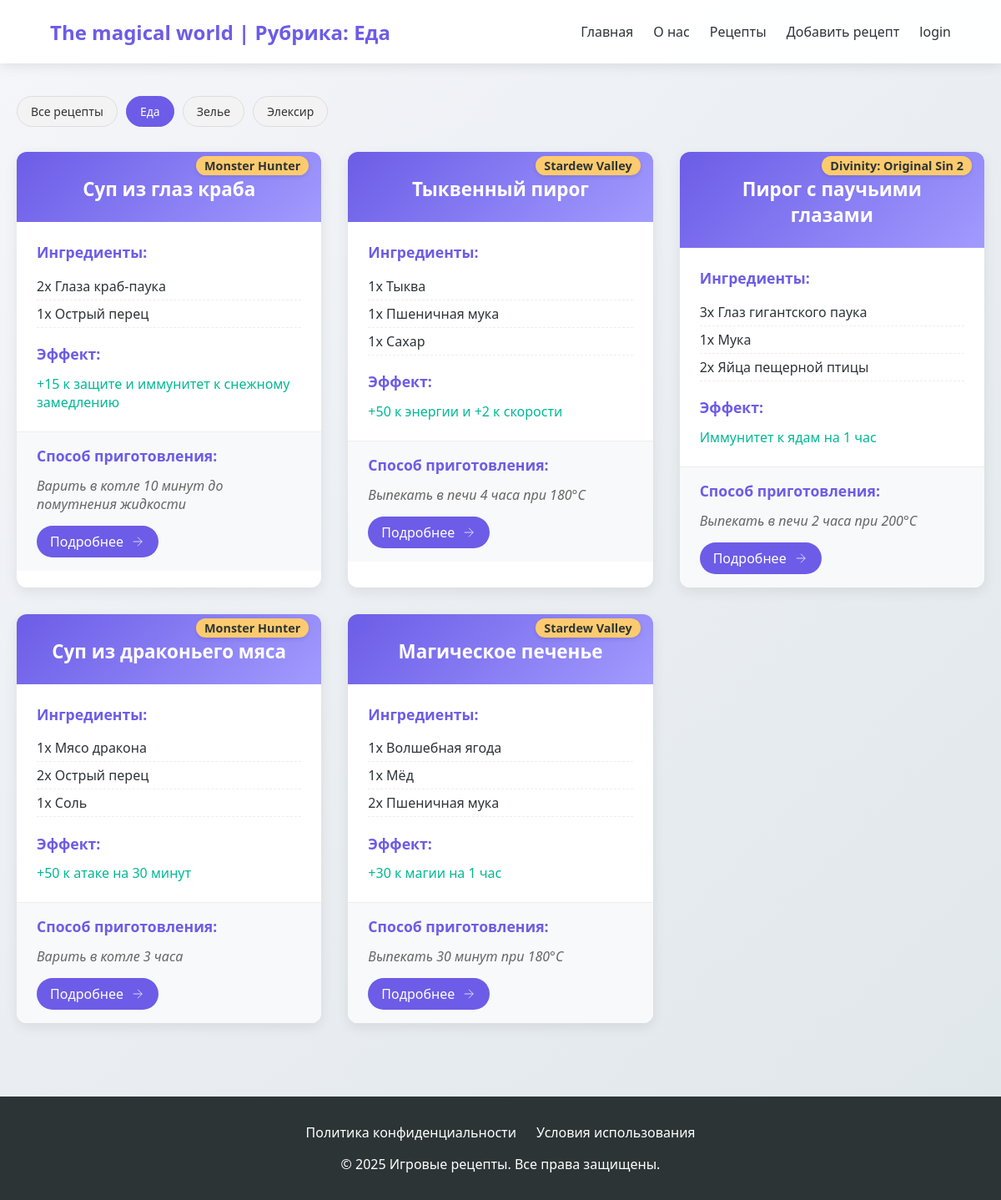
/category/Eat/, run on the app's committed database.
### star/models.py (models this page shows, shortened)
class Category(models.Model):
    name = models.CharField(max_length=255, db_index=True, verbose_name = 'Категория')
    slug = models.SlugField(max_length=100, unique=True, db_index=True)
    class Meta:
        verbose_name = 'Категории'
        verbose_name_plural = 'Категории'
    def get_absolute_url(self):
         return reverse('category', kwargs = {'cat_slug' : self.slug})

class recipe(models.Model):
    title = models.CharField(max_length = 255, verbose_name = 'Название')
    slug = models.SlugField(max_length = 255, unique = True, db_index = True, verbose_name = 'slug')
    game = models.CharField(max_length = 255, verbose_name = 'Название игры')
    ingredients = models.JSONField(default =list, blank = True, verbose_name = 'Ингредиенты')
    effect = models.CharField(max_length = 255, verbose_name = 'Эффект')
    preparation = models.CharField(max_length = 255, verbose_name = 'Способ приготовления')
    time_create = models.DateTimeField(auto_now_add = True, verbose_name = 'Время создания')
    time_update = models.DateTimeField(auto_now = True, verbose_name = 'Время изменение')
    cat = models.ForeignKey('Category', on_delete = models.PROTECT, verbose_name = 'Категория')
    class Meta:
        verbose_name = 'Лучшие рецепты'
        verbose_name_plural = 'Лучшие рецепты'
        ordering = ['time_create']
        indexes = [
            models.Index(fields = ['time_create'])
        ]
    def get_absolute_url(self):
         return reverse('recipe', kwargs = {'recipe_slug' : self.slug})

### star/views.py (the view)
# urls.py: path('category/<slug:cat_slug>/', views.show_category, name='category'),
def show_category(request, cat_slug):
    category = get_object_or_404(Category, slug=cat_slug)
    recipes = recipe.objects.filter(cat=category)
    context = {
        'recipes': recipes,
        'categories': Category.objects.all(),
        'cat_selected': category.pk,
        'title': f'Рубрика: {category.name}',
    }
    return render(request, 'star/catalog.html', context)

### star/templates/star/catalog.html (shortened to what this page needs)
{% extends 'star/base.html' %}
{% load static %}
{% block content %}
<section class="recipes-section">
    <link type="text/css" href="{% static 'star/css/catalog.css' %}" rel="stylesheet">
    <div class="category-filter">
        <div class="category-buttons">
            <a href="{% url 'all_recipes' %}" class="category-btn {% if not cat_selected %}active{% endif %}">
                Все рецепты
            </a>
            {% for category in categories %}
            <a href="{{ category.get_absolute_url }}"
                class="category-btn {% if category.pk == cat_selected %}active{% endif %}">
                {{ category.name }}
            </a>
            {% endfor %}
        </div>
    </div>
    <div class="recipes-grid">
        {% for recipe in recipes %}
        <div class="recipe-card">
            <div class="recipe-header">
                <h2>{{ recipe.title }}</h2>
                <span class="game-badge">{{ recipe.game }}</span>
            </div>
            <div class="recipe-content">
                <div class="ingredients">
                    <h3>Ингредиенты:</h3>
                    <ul>
                        {% for ingredient in recipe.ingredients %}
                        <li>{{ ingredient }}</li>
                        {% endfor %}
                    </ul>
                </div>
                <div class="recipe-effects">
                    <h3>Эффект:</h3>
                    <p>{{ recipe.effect }}</p>
                </div>
            </div>
            <div class="recipe-footer">
                <div class="preparation">
                    <h3>Способ приготовления:</h3>
                    <p>{{ recipe.preparation }}</p>
                    <a href="{{ recipe.get_absolute_url }}" class="details-btn">
                        <span>Подробнее</span>
                        <svg width="18" height="18" viewBox="0 0 24 24" fill="none" stroke="currentColor">
                            <path d="M5 12h14M12 5l7 7-7 7"/>
                        </svg>
                    </a>
                </div>
            </div>
        </div>
        {% endfor %}
    </div>
</section>
{% endblock %}

### star/static/star/css/style.css (style rules this page uses)
:root { --primary: #6c5ce7; --secondary: #a29bfe; --dark: #2d3436; --light: #f5f6fa; --success: #00b894; --warning: #fdcb6e; --danger: #d63031; }
* { margin: 0; padding: 0; box-sizing: border-box; font-family: 'Segoe UI', Tahoma, Geneva, Verdana, sans-serif; }
body { background: linear-gradient(135deg, var(--light), #dfe6e9); min-height: 100vh; color: var(--dark); }
.recipes-grid { display: grid; grid-template-columns: repeat(auto-fill, minmax(350px, 1fr)); gap: 2rem; }
.recipe-card { background: white; border-radius: 12px; overflow: hidden; box-shadow: 0 5px 15px rgba(0, 0, 0, 0.08); transition: transform 0.3s ease, box-shadow 0.3s ease; }
.recipe-header { padding: 1.5rem; background: linear-gradient(135deg, var(--primary), var(--secondary)); color: white; position: relative; }
.game-badge { position: absolute; top: -10px; right: 15px; background: var(--warning); color: var(--dark); padding: 3px 10px; border-radius: 20px; font-size: 0.8rem; font-weight: 600; }
.recipe-header h2 { font-size: 1.4rem; margin-top: 5px; }
.recipe-content { padding: 1.5rem; }
.ingredients h3, .recipe-effects h3, .preparation h3 { font-size: 1.1rem; margin-bottom: 0.8rem; color: var(--primary); }
.ingredients ul { list-style-type: none; margin-bottom: 1.2rem; }
.ingredients li { padding: 5px 0; border-bottom: 1px dashed #eee; }
.recipe-effects p { color: var(--success); font-weight: 500; }
.recipe-footer { padding: 1rem 1.5rem; background: #f8f9fa; border-top: 1px solid #eee; }
.preparation p { font-style: italic; color: #666; }

### star/static/star/css/catalog.css (style rules this page uses)
.details-btn { display: inline-flex; align-items: center; gap: 8px; padding: 8px 16px; background: var(--primary); color: white; border-radius: 50px; text-decoration: none; font-weight: 500; transition: all 0.3s ease; margin-top: 15px; }
.game-badge { display: inline-block; background: var(--warning); color: var(--dark); padding: 2px 10px; border-radius: 13px; font-size: 0.9rem; font-weight: 600; margin-top: 15px; box-shadow: 0 2px 5px rgba(0,0,0,0.1); transition: all 0.3s ease; }
.recipe-header { padding: 1.5rem; text-align: center; }
.recipe-header h2 { margin-bottom: 0; padding-bottom: 0; }

### star/templates/star/catalog.html (style rules this page uses)
.category-filter { margin-bottom: 30px; }
.category-buttons { display: flex; flex-wrap: wrap; gap: 10px; margin-top: 15px; }
.category-btn { padding: 8px 16px; background: #f3f3f3; border-radius: 20px; color: #333; text-decoration: none; font-size: 14px; transition: all 0.3s ease; border: 1px solid #ddd; }
.category-btn.active { background: #6c5ce7; color: white; border-color: #6c5ce7; }

### data on the page
Category: name "Еда"
Category: name "Зелье"
Category: name "Элексир"
recipe: title "Суп из глаз краба", game "Monster Hunter", ingredients "2x Глаза краб-паука" "1x Острый перец", effect "+15 к защите и иммунитет к снежному замедлению", preparation "Варить в котле 10 минут до помутнения жидкости"
recipe: title "Тыквенный пирог", game "Stardew Valley", ingredients "1x Тыква" "1x Пшеничная мука" "1x Сахар", effect "+50 к энергии и +2 к скорости", preparation "Выпекать в печи 4 часа при 180°C"
recipe: title "Пирог с паучьими глазами", game "Divinity: Original Sin 2", ingredients "3x Глаз гигантского паука" "1x Мука" "2x Яйца пещерной птицы", effect "Иммунитет к ядам на 1 час", preparation "Выпекать в печи 2 часа при 200°C"
recipe: title "Суп из драконьего мяса", game "Monster Hunter", ingredients "1x Мясо дракона" "2x Острый перец" "1x Соль", effect "+50 к атаке на 30 минут", preparation "Варить в котле 3 часа"
recipe: title "Магическое печенье", game "Stardew Valley", ingredients "1x Волшебная ягода" "1x Мёд" "2x Пшеничная мука", effect "+30 к магии на 1 час", preparation "Выпекать 30 минут при 180°C"

### other printed values
{{ title }} "Рубрика: Еда"
